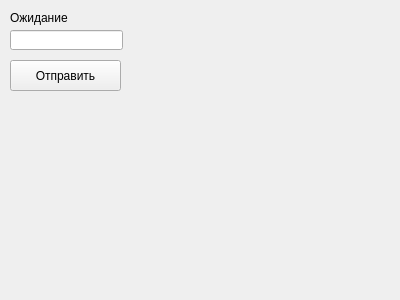
<?xml version="1.0" encoding="UTF-8"?>
<ui version="4.0">
 <class>Form</class>
 <widget class="QWidget" name="Form">
  <property name="geometry">
   <rect>
    <x>0</x>
    <y>0</y>
    <width>400</width>
    <height>300</height>
   </rect>
  </property>
  <property name="windowTitle">
   <string>Form2</string>
  </property>
  <widget class="QLabel" name="label">
   <property name="geometry">
    <rect>
     <x>10</x>
     <y>10</y>
     <width>111</width>
     <height>16</height>
    </rect>
   </property>
   <property name="text">
    <string>Ожидание</string>
   </property>
  </widget>
  <widget class="QLineEdit" name="lineEdit">
   <property name="geometry">
    <rect>
     <x>10</x>
     <y>30</y>
     <width>113</width>
     <height>20</height>
    </rect>
   </property>
  </widget>
  <widget class="QPushButton" name="pushButton">
   <property name="geometry">
    <rect>
     <x>10</x>
     <y>60</y>
     <width>111</width>
     <height>31</height>
    </rect>
   </property>
   <property name="text">
    <string>Отправить</string>
   </property>
  </widget>
 </widget>
 <resources/>
 <connections/>
</ui>
